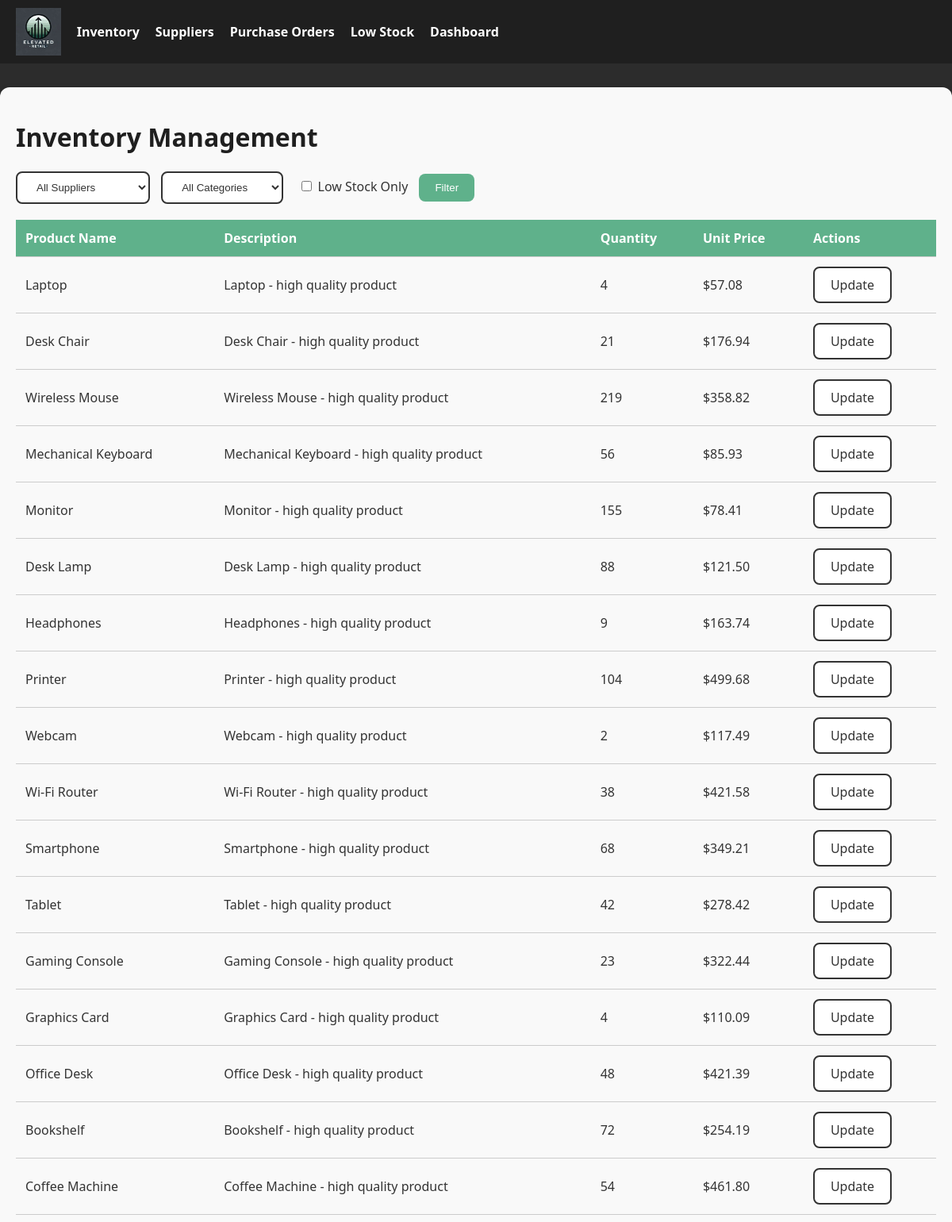
The page /inventory (upper part) on the database as committed earlier.
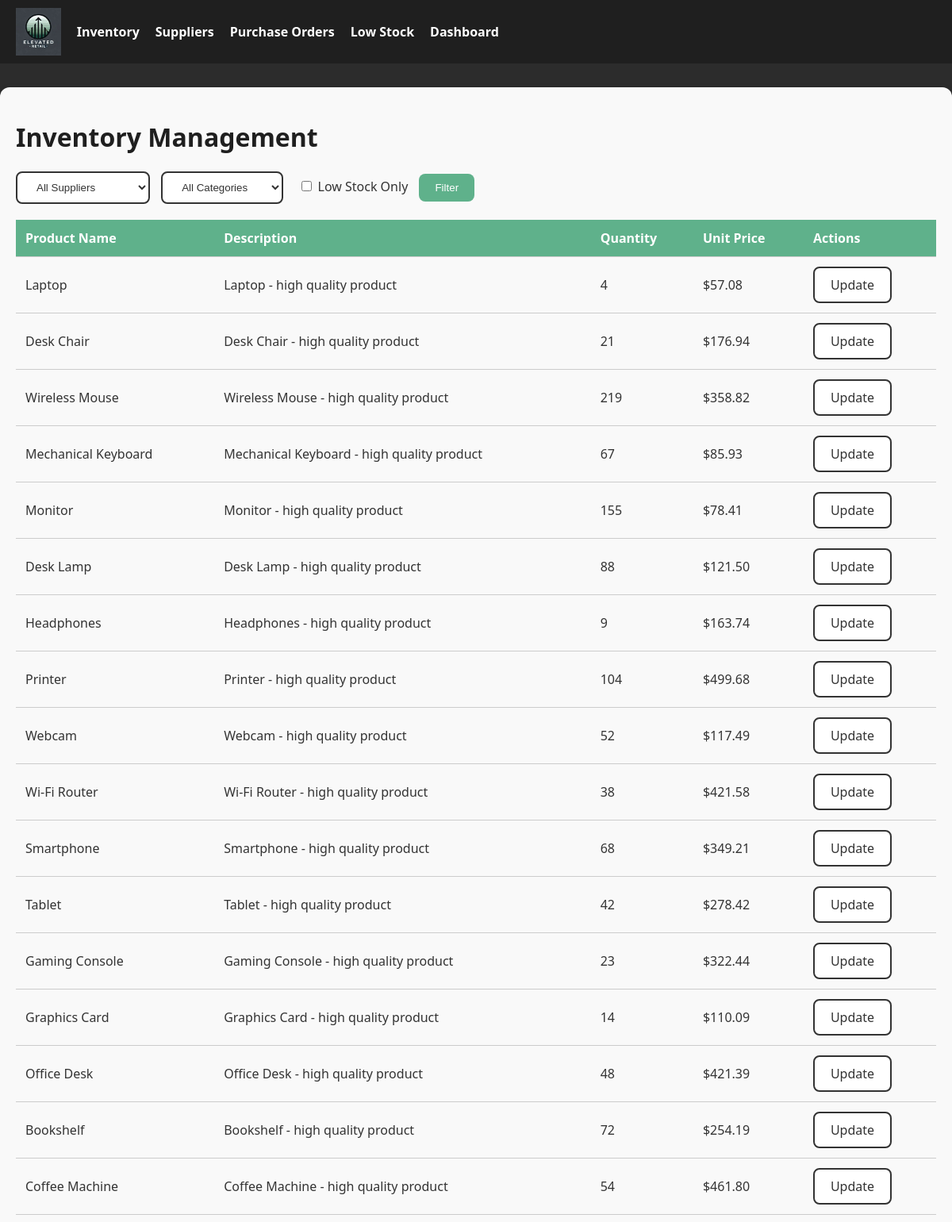
The same page on the database as committed later.
### models.py (models this page shows)
class Inventory(db.Model):
    __tablename__ = 'Inventory'
    Inventory_ID = db.Column(db.Integer, primary_key=True)
    Product_ID = db.Column(db.Integer, db.ForeignKey('Product.Product_ID'))
    Quantity = db.Column(db.Integer, default=0)
    Unit_Price = db.Column(db.Float)
    Deleted_At = db.Column(db.DateTime)

class Product(db.Model):
    __tablename__ = 'Product'
    Product_ID = db.Column(db.Integer, primary_key=True)
    Product_Name = db.Column(db.String(100), nullable=False)
    Product_Description = db.Column(db.Text)
    Category_ID = db.Column(db.Integer, db.ForeignKey('Product_Category.Category_ID'))
    Supplier_ID = db.Column(db.Integer, db.ForeignKey('Supplier.Supplier_ID'))
    Image_URL = db.Column(db.String(255))
    Deleted_At = db.Column(db.DateTime)
    category = db.relationship('ProductCategory', backref='products')
    supplier = db.relationship('Supplier', backref='products')
    inventory = db.relationship('Inventory', backref='product', uselist=False)

### routes.py (the view)
@inventory_bp.route('/inventory', methods=['GET'])
def get_inventory():
    supplier_id = request.args.get('supplier_id')
    category_id = request.args.get('category_id')
    low_stock = request.args.get('low_stock')
    query = Inventory.query.join(Product)
    if supplier_id:
        query = query.filter(Product.Supplier_ID == supplier_id)
    if category_id:
        query = query.filter(Product.Category_ID == category_id)
    if low_stock == '1':
        query = query.filter(Inventory.Quantity <= 10)
    inventory_list = query.all()
    suppliers = Supplier.query.all()
    categories = ProductCategory.query.all()
    return render_template('inventory.html',
                           inventory_list=inventory_list,
                           suppliers=suppliers,
                           categories=categories,
                           selected_supplier=int(supplier_id) if supplier_id else None,
                           selected_category=int(category_id) if category_id else None,
                           low_stock_filter=(low_stock == '1'))

### templates/inventory.html (shortened to what this page needs)
{% extends 'base.html' %}
{% block content %}
<h1>Inventory Management</h1>
<form method="get" action="{{ url_for('inventory.get_inventory') }}" style="margin-bottom: 20px;">
    <select name="supplier_id" class="btn-secondary">
        <option value="">All Suppliers</option>
    </select>
    <select name="category_id" class="btn-secondary" style="margin-left: 10px;">
        <option value="">All Categories</option>
    </select>
    <label style="margin-left: 15px;">
        <input type="checkbox" name="low_stock" value="1" {% if low_stock_filter %}checked{% endif %}>
        Low Stock Only
    </label>
    <button type="submit" class="btn-primary" style="margin-left: 10px;">Filter</button>
</form>
<table>
    <thead>
        <tr>
            <th>Product Name</th>
            <th>Description</th>
            <th>Quantity</th>
            <th>Unit Price</th>
            <th>Actions</th>
        </tr>
    </thead>
    <tbody>
        {% for item in inventory_list %}
        <tr>
            <td>{{ item.product.Product_Name }}</td>
            <td>{{ item.product.Product_Description }}</td>
            <td>{{ item.Quantity }}</td>
            <td>${{ '%.2f'|format(item.Unit_Price) }}</td>
            <td>
                <a href="{{ url_for('inventory.update_inventory_quantity', id=item.Inventory_ID) }}" class="btn-secondary">Update</a>
            </td>
        </tr>
        {% endfor %}
    </tbody>
</table>
{% endblock %}

Rows that differ between the two databases and show on the page:
changed Inventory "Mechanical Keyboard": Quantity "56" → "67"
changed Inventory "Webcam": Quantity "2" → "52"
changed Inventory "Graphics Card": Quantity "4" → "14"
